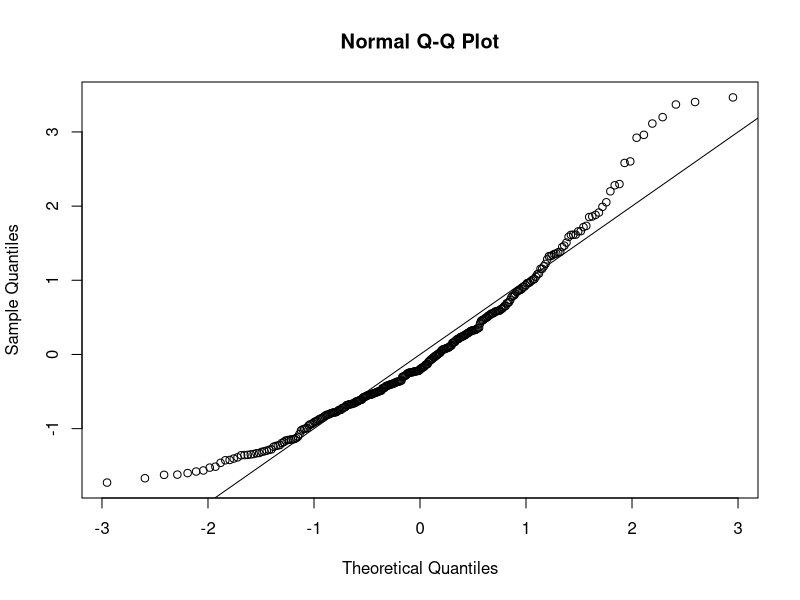
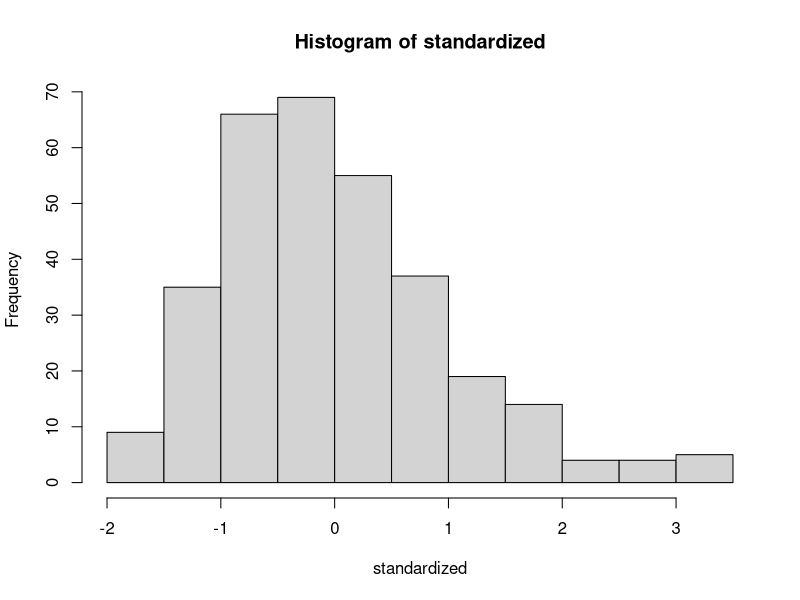
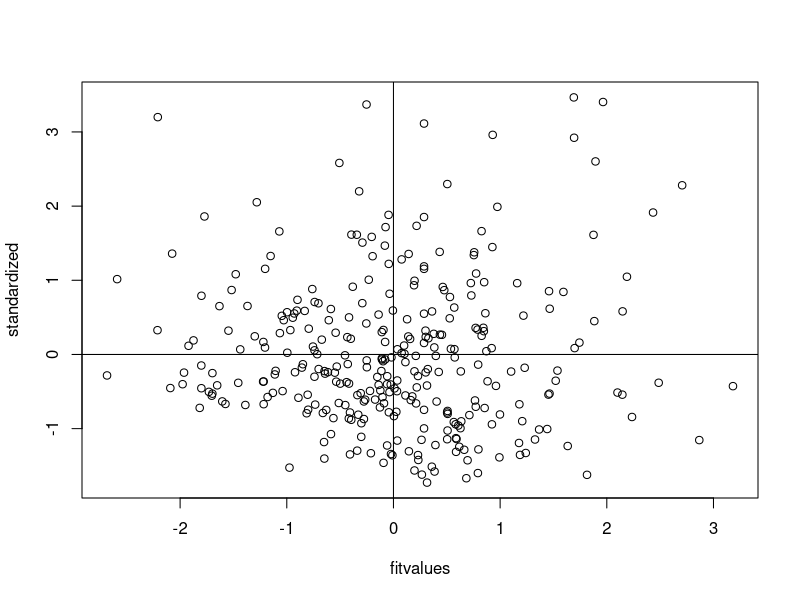

The R source for these figures, in order: (Note: this script raises an error after producing the figures.)
setwd("E:/GA/Scales")
master = read.csv("Meaning_Scales_ELQ_RN_RR_Done_Paper.csv")
summary(master)

##reverse coding 3 12, 23, 27 which is items 2, 7, 14, 18
master[ , c(4, 8, 14, 18)] = 6 - master[ , c(4, 8, 14, 18)]

####DATA SCREENING####

##Missing Data##
library(mice)
percentmiss = function(x){ sum(is.na(x))/length(x) *100 }

##Going by rows ONLY
notypos = master
missing = apply(notypos[ , 3:21], 1, percentmiss) 
table(missing)

##replace only the data that you should
replacepeople = notypos[ missing <= 5 , ]  
dontpeople = notypos[ missing > 5 , ]

##figure out the columns to exclude (survey data)
apply(replacepeople, 2, percentmiss)
replacecolumn = replacepeople[ , -c(1,2,22)]
dontcolumn = replacepeople[ , c(1,2,22)]

nomiss = replacepeople

##Outliers##
mahal = mahalanobis(nomiss[ , -c(1,2,22)], 
                    colMeans(nomiss[ , -c(1,2,22)], na.rm = TRUE),
                    cov(nomiss[ , -c(1,2,22)], use="pairwise.complete.obs"))

summary(mahal)
cutoff = qchisq(.999,ncol(nomiss[ , -c(1,2,22)])) 
summary(mahal < cutoff)
noout = nomiss[ mahal < cutoff, ]

##additivity: correlations
correlations = cor(noout[,-c(1,2,22)], use="pairwise.complete.obs")
symnum(correlations)

##make the random stuff
random = rchisq(nrow(noout), 7)
##be sure here not to include the ID columns!
fake = lm(random~., data=noout[ , -c(1:2,22)])

##get the linearity plot
##create the standardized residuals
standardized = rstudent(fake)
qqnorm(standardized)
abline(0,1)

##multivariate normality
hist(standardized, breaks=15)

##homogeneity and homoscedaticity
fitvalues = scale(fake$fitted.values)
plot(fitvalues, standardized) 
abline(0,0)
abline(v = 0)

##Scoring 
ELQ <- rowSums(noout[, -c(1:2,22)])
summary(ELQ)

####overall cfa everyone together####
library(lavaan)

nooutnop = subset(noout, Source < 2)
nomissnop = subset(nomiss, Source < 2)

notrandom = subset(nomissnop, Source == 0)
random = subset(nomissnop, Source == 1)

overallmodel = '
ELQ =~ Q1_1 + Q1_2 + Q1_3 + Q1_5 + Q1_6 + Q1_7 + 
Q1_9 + Q1_10 + Q1_11 + Q1_12 + Q1_13 + Q1_14 +
Q1_15 + Q1_16 + Q1_17 + Q1_18 + Q1_19 + Q1_20 + Q1_21
'

##CFA

##fit for overall (excluding paper)
overall.fit = cfa(model = overallmodel, 
                  data = nomissnop, 
                  meanstructure = TRUE)

summary(overall.fit, 
        standardized=TRUE, 
        rsquare=TRUE, 
        fit.measure = TRUE) ##no heywood cases

##fit for random 
random.fit = cfa(overallmodel, 
                 data = random, 
                 meanstructure = TRUE)
summary(random.fit, 
        standardized = TRUE, 
        rsquare = TRUE, 
        fit.measure = TRUE)

##fit for not random 
notrandom.fit = cfa(overallmodel, 
                    data = notrandom, 
                    meanstructure = TRUE)
summary(notrandom.fit, 
        standardized = TRUE, 
        rsquare = TRUE, 
        fit.measure = TRUE)

library(semTools)

multisteps = measurementInvariance(overallmodel, 
                                   data = nomissnop, 
                                   group = 'Source', 
                                   strict = T)

fitmeasures(multisteps$fit.configural)
fitmeasures(multisteps$fit.loadings)
fitmeasures(multisteps$fit.intercepts)
fitmeasures(multisteps$fit.residuals)

##It broke down on the Scalar Invariance level

partial = partialInvariance(multisteps, 
                            type = "intercepts")
##save only the results for easier viewing
interceptsfree = partial$results

##click on the name, sort by FREE CFI
##release the biggest one first

multisteps2 = measurementInvariance(overallmodel, 
                                    data = nomissnop, 
                                    group = "Source",
                                    strict = T,
                                    group.partial = c("Q1_21~1"))
##Yay! 
